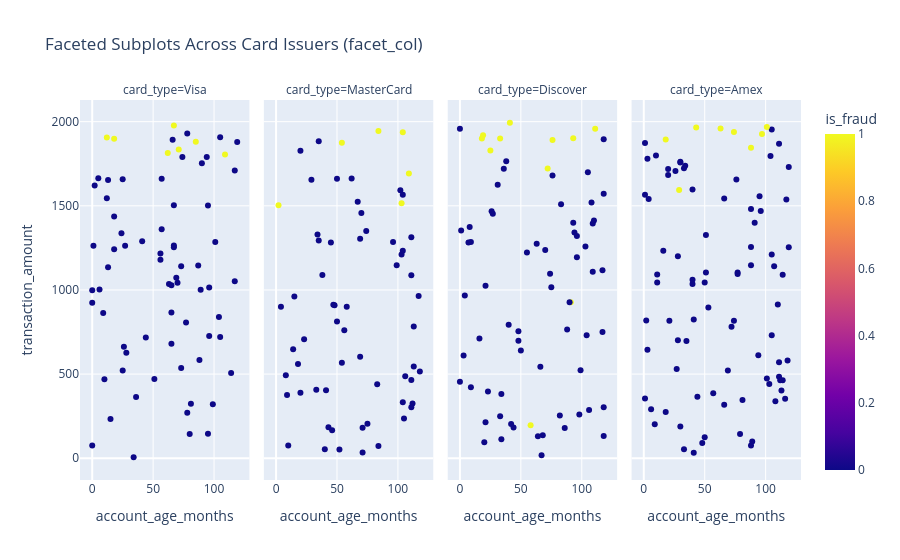

Notebook source saved alongside this figure:
### Markdown cell above
### 🔹 🔹 Faceted Subplots: `facet_col` and `facet_row`
Demonstrates how to use `🔹 Faceted Subplots: `facet_col` and `facet_row`` in Python. Visualizations turn complex numerical data into clear, intuitive graphics, helping you spot trends, patterns, and anomalies quickly. **Tip:** Always provide clear axis labels (`xlabel`, `ylabel`) and a title so viewers can interpret your visualization at a glance.

**Syntax:** `fig = px.scatter(df.head(300), x='account_age_months', y='transaction_amount', color='is_fraud', facet_col='card_type', title='Faceted Subplots Across Card Issuers (facet_col)')`

### Code cell
fig = px.scatter(df.head(300), x='account_age_months', y='transaction_amount', color='is_fraud', facet_col='card_type', title='Faceted Subplots Across Card Issuers (facet_col)')
fig.show()

### Figure 1 — Plotly figure (JSON) as saved in the notebook; plotly's stock layout.template omitted (floating-point values rounded to 4 significant figures)
{"data": [{"hovertemplate": "card_type=Visa<br>account_age_months=%{x}<br>transaction_amount=%{y}<br>is_fraud=%{marker.color}<extra></extra>", "legendgroup": "", "marker": {"color": [0, 0, 0, 0, 1, 0, 0, 0, 0, 0, 0, 0, 0, 0, 0, 0, 0, 0, 0, 0, 0, 0, 0, 0, 0, 0, 0, 0, 0, 0, 0, 1, 0, 0, 0, 1, 1, 0, 1, 0, 0, 1, 0, 0, 0, 0, 0, 0, 0, 0, 0, 0, 0, 0, 0, 0, 0, 0, 0, 0, 1, 0, 0, 0, 0, 0, 0, 0, 0, 0, 0, 0, 0], "coloraxis": "coloraxis", "symbol": "circle"}, "mode": "markers", "name": "", "orientation": "v", "showlegend": false, "type": "scatter", "x": [56, 67, 36, 65, 109, 87, 99, 114, 96, 57, 94, 90, 70, 77, 119, 28, 25, 12, 13, 2, 24, 104, 44, 69, 0, 80, 6, 74, 26, 18, 65, 18, 73, 95, 18, 85, 62, 27, 71, 67, 41, 67, 9, 25, 56, 10, 88, 78, 63, 15, 65, 96, 73, 78, 66, 1, 95, 34, 57, 13, 12, 101, 5, 0, 51, 117, 67, 89, 81, 105, 105, 117, 0], "xaxis": "x", "y": [1216.0, 1264.0, 363.5, 679.9, 1805.0, 1145.0, 320.6, 507.1, 726.1, 1361.0, 1790.0, 1753.0, 1042.0, 806.3, 1879.0, 627.2, 521.4, 1544.0, 1134.0, 1620.0, 1336.0, 838.8, 717.8, 1072.0, 75.02, 144.3, 1002.0, 1790.0, 662.9, 1243.0, 865.5, 1898.0, 536.5, 1501.0, 1436.0, 1881.0, 1814.0, 1263.0, 1835.0, 1254.0, 1290.0, 1977.0, 863.3, 1658.0, 1180.0, 469.2, 583.9, 1930.0, 1035.0, 233.7, 1028.0, 1015.0, 1141.0, 269.8, 1893.0, 1263.0, 145.1, 5.9, 1661.0, 1654.0, 1906.0, 1286.0, 1664.0, 923.2, 470.2, 1051.0, 1504.0, 1002.0, 324.2, 1908.0, 720.0, 1710.0, 998.0], "yaxis": "y"}, {"hovertemplate": "card_type=MasterCard<br>account_age_months=%{x}<br>transaction_amount=%{y}<br>is_fraud=%{marker.color}<extra></extra>", "legendgroup": "", "marker": {"color": [0, 0, 0, 0, 0, 0, 0, 0, 0, 1, 0, 0, 0, 0, 0, 0, 0, 0, 0, 0, 0, 1, 0, 0, 0, 0, 0, 0, 0, 0, 0, 0, 0, 0, 0, 0, 0, 1, 0, 0, 0, 0, 0, 0, 0, 0, 0, 1, 1, 0, 1, 0, 0, 0, 0, 0, 0, 0, 0, 0, 0, 0, 0, 0], "coloraxis": "coloraxis", "symbol": "circle"}, "mode": "markers", "name": "", "orientation": "v", "showlegend": false, "type": "scatter", "x": [112, 96, 18, 54, 62, 4, 50, 113, 69, 84, 52, 14, 48, 99, 74, 105, 35, 117, 111, 71, 84, 104, 104, 9, 67, 43, 38, 75, 56, 23, 47, 20, 71, 70, 45, 15, 102, 109, 111, 104, 33, 40, 35, 83, 111, 50, 8, 103, 2, 34, 54, 111, 41, 113, 69, 104, 106, 46, 103, 58, 10, 29, 118, 20], "xaxis": "x2", "y": [325.0, 1285.0, 559.9, 567.7, 1662.0, 900.9, 1661.0, 783.5, 1304.0, 1945.0, 51.76, 646.9, 908.9, 1147.0, 1350.0, 235.8, 1884.0, 964.2, 1088.0, 34.86, 73.44, 1938.0, 332.6, 375.4, 1525.0, 184.1, 1090.0, 205.5, 760.4, 707.7, 911.5, 389.2, 181.6, 1458.0, 1282.0, 961.2, 1592.0, 1691.0, 1313.0, 1234.0, 407.3, 53.41, 1294.0, 440.2, 302.8, 812.9, 493.0, 1516.0, 1504.0, 1330.0, 1875.0, 465.6, 403.9, 545.8, 602.8, 1565.0, 486.9, 165.6, 1210.0, 900.7, 75.08, 1654.0, 515.4, 1827.0], "yaxis": "y2"}, {"hovertemplate": "card_type=Discover<br>account_age_months=%{x}<br>transaction_amount=%{y}<br>is_fraud=%{marker.color}<extra></extra>", "legendgroup": "", "marker": {"color": [0, 0, 1, 0, 0, 0, 0, 0, 0, 0, 0, 0, 0, 0, 0, 0, 0, 0, 0, 0, 0, 0, 0, 0, 1, 0, 0, 0, 0, 0, 1, 0, 0, 0, 1, 0, 0, 0, 0, 0, 0, 0, 1, 0, 0, 0, 0, 0, 0, 0, 0, 1, 0, 0, 0, 0, 0, 0, 1, 0, 1, 1, 0, 0, 0, 0, 1, 1, 0, 0, 0, 0, 0, 0], "coloraxis": "coloraxis", "symbol": "circle"}, "mode": "markers", "name": "", "orientation": "v", "showlegend": false, "type": "scatter", "x": [68, 3, 91, 67, 88, 33, 1, 70, 27, 109, 83, 9, 21, 105, 117, 9, 98, 76, 93, 118, 118, 75, 34, 48, 72, 44, 7, 74, 108, 104, 25, 99, 40, 118, 18, 82, 34, 90, 31, 106, 94, 50, 76, 117, 38, 118, 21, 96, 109, 96, 26, 111, 4, 48, 0, 16, 55, 110, 58, 42, 19, 41, 8, 86, 20, 64, 93, 33, 66, 36, 0, 23, 63, 103], "xaxis": "x3", "y": [136.7, 609.8, 927.5, 18.19, 765.4, 249.3, 1353.0, 1237.0, 1454.0, 1395.0, 1509.0, 422.0, 1024.0, 1699.0, 1117.0, 1285.0, 260.7, 1681.0, 1399.0, 131.7, 1571.0, 1016.0, 112.4, 698.3, 1722.0, 182.0, 1283.0, 1096.0, 1519.0, 731.1, 1828.0, 522.8, 792.5, 303.3, 1900.0, 253.3, 381.8, 927.0, 1625.0, 286.6, 1341.0, 640.2, 1892.0, 750.7, 1766.0, 1896.0, 214.0, 1321.0, 1108.0, 1195.0, 1467.0, 1958.0, 967.6, 755.0, 454.0, 710.8, 1223.0, 1413.0, 195.9, 203.1, 1920.0, 1994.0, 1375.0, 180.4, 94.78, 130.7, 1902.0, 1899.0, 543.7, 1720.0, 1958.0, 396.2, 1274.0, 1258.0], "yaxis": "y3"}, {"hovertemplate": "card_type=Amex<br>account_age_months=%{x}<br>transaction_amount=%{y}<br>is_fraud=%{marker.color}<extra></extra>", "legendgroup": "", "marker": {"color": [0, 0, 0, 0, 0, 1, 0, 0, 0, 0, 0, 1, 0, 0, 0, 0, 0, 0, 0, 0, 1, 0, 0, 0, 0, 0, 0, 0, 0, 0, 0, 0, 0, 0, 0, 0, 0, 0, 0, 0, 0, 0, 0, 0, 0, 0, 0, 0, 0, 0, 0, 0, 0, 1, 0, 0, 1, 0, 0, 0, 0, 0, 1, 0, 0, 1, 0, 0, 0, 0, 0, 0, 0, 0, 0, 0, 0, 0, 0, 1, 0, 0, 0, 0, 0, 0, 0, 0, 0], "coloraxis": "coloraxis", "symbol": "circle"}, "mode": "markers", "name": "", "orientation": "v", "showlegend": false, "type": "scatter", "x": [50, 72, 110, 74, 1, 18, 119, 2, 28, 111, 95, 29, 53, 111, 40, 108, 41, 105, 40, 88, 63, 10, 3, 57, 88, 33, 26, 1, 27, 111, 88, 114, 20, 104, 96, 9, 88, 51, 28, 48, 77, 30, 77, 41, 4, 81, 112, 18, 40, 20, 11, 34, 117, 43, 11, 118, 88, 89, 21, 33, 79, 16, 101, 91, 44, 97, 101, 1, 35, 105, 30, 107, 119, 94, 6, 113, 51, 69, 105, 74, 3, 103, 114, 116, 66, 66, 50, 76, 30], "xaxis": "x4", "y": [124.2, 781.6, 913.7, 816.4, 354.7, 1894.0, 1254.0, 819.0, 701.8, 1869.0, 1557.0, 1594.0, 895.1, 570.0, 1597.0, 338.7, 33.01, 1953.0, 1060.0, 1482.0, 1959.0, 1798.0, 1780.0, 385.6, 1147.0, 53.98, 1708.0, 1874.0, 530.8, 483.9, 76.41, 464.1, 1719.0, 1797.0, 1470.0, 201.4, 1255.0, 1103.0, 1200.0, 90.61, 1103.0, 188.0, 1095.0, 824.7, 1541.0, 345.6, 464.0, 274.1, 1036.0, 1683.0, 1044.0, 1738.0, 1538.0, 1965.0, 1092.0, 580.9, 1845.0, 99.48, 817.4, 1723.0, 144.1, 1232.0, 1969.0, 1399.0, 365.4, 1927.0, 473.3, 1566.0, 696.1, 1211.0, 1761.0, 1141.0, 1730.0, 612.7, 291.7, 402.2, 1326.0, 521.8, 731.3, 1938.0, 644.7, 440.7, 1090.0, 354.1, 1544.0, 318.3, 1045.0, 1656.0, 1758.0], "yaxis": "y4"}], "layout": {"annotations": [{"font": {}, "showarrow": false, "text": "card_type=Visa", "x": 0.1175, "xanchor": "center", "xref": "paper", "y": 1.0, "yanchor": "bottom", "yref": "paper"}, {"font": {}, "showarrow": false, "text": "card_type=MasterCard", "x": 0.3725, "xanchor": "center", "xref": "paper", "y": 1.0, "yanchor": "bottom", "yref": "paper"}, {"font": {}, "showarrow": false, "text": "card_type=Discover", "x": 0.6275, "xanchor": "center", "xref": "paper", "y": 1.0, "yanchor": "bottom", "yref": "paper"}, {"font": {}, "showarrow": false, "text": "card_type=Amex", "x": 0.8825, "xanchor": "center", "xref": "paper", "y": 1.0, "yanchor": "bottom", "yref": "paper"}], "coloraxis": {"colorbar": {"title": {"text": "is_fraud"}}, "colorscale": [[0.0, "#0d0887"], [0.1111, "#46039f"], [0.2222, "#7201a8"], [0.3333, "#9c179e"], [0.4444, "#bd3786"], [0.5556, "#d8576b"], [0.6667, "#ed7953"], [0.7778, "#fb9f3a"], [0.8889, "#fdca26"], [1.0, "#f0f921"]]}, "legend": {"tracegroupgap": 0}, "title": {"text": "Faceted Subplots Across Card Issuers (facet_col)"}, "xaxis": {"anchor": "y", "domain": [0.0, 0.235], "title": {"text": "account_age_months"}}, "xaxis2": {"anchor": "y2", "domain": [0.255, 0.49], "matches": "x", "title": {"text": "account_age_months"}}, "xaxis3": {"anchor": "y3", "domain": [0.51, 0.745], "matches": "x", "title": {"text": "account_age_months"}}, "xaxis4": {"anchor": "y4", "domain": [0.765, 1.0], "matches": "x", "title": {"text": "account_age_months"}}, "yaxis": {"anchor": "x", "domain": [0.0, 1.0], "title": {"text": "transaction_amount"}}, "yaxis2": {"anchor": "x2", "domain": [0.0, 1.0], "matches": "y", "showticklabels": false}, "yaxis3": {"anchor": "x3", "domain": [0.0, 1.0], "matches": "y", "showticklabels": false}, "yaxis4": {"anchor": "x4", "domain": [0.0, 1.0], "matches": "y", "showticklabels": false}}}
